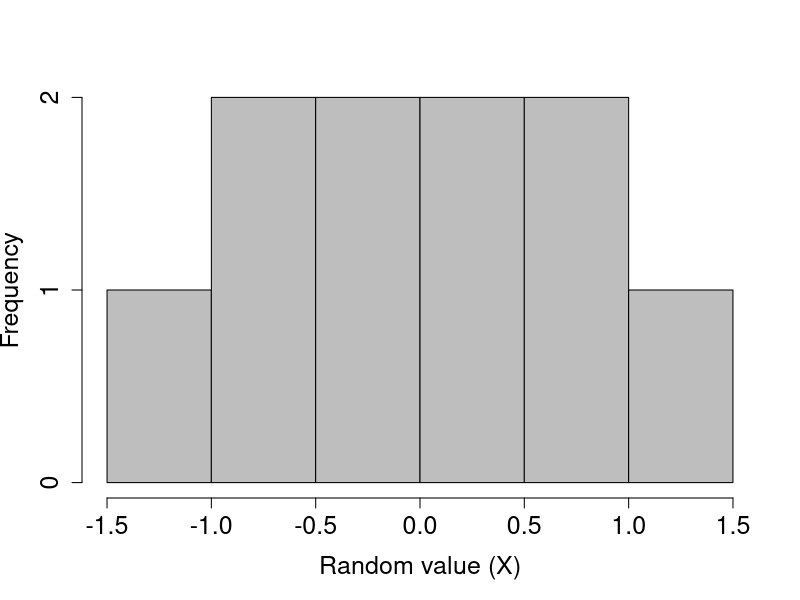
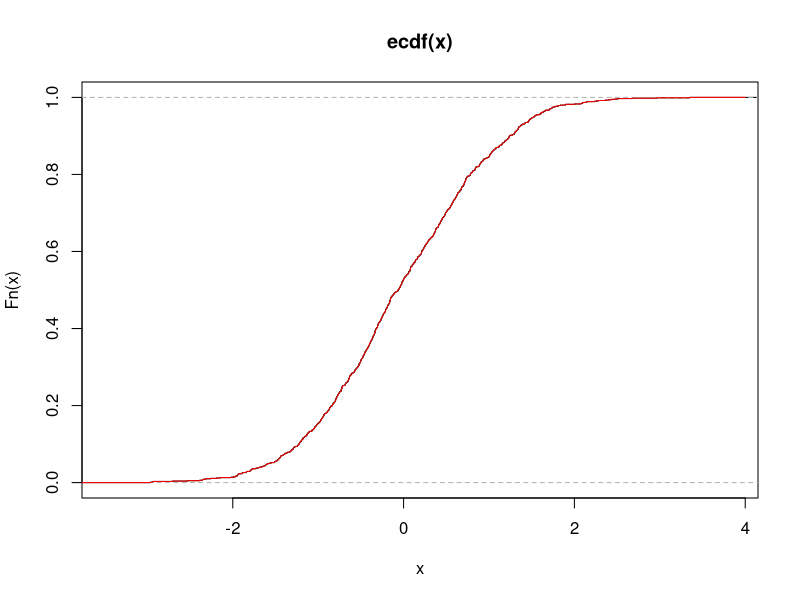

Generate these figures, in order, with R:
#clear global environment
rm(list = ls())

rand_norm <- rnorm(n = 10, mean = 0, sd = 1)

hist(rand_norm, xlab = "Random value (X)", col = "grey",
     main = "", cex.lab = 1.5, cex.axis = 1.5)

qnorm(0.05)
qnorm(0.95)
qnorm(0.975)

monte_carlo_normal <- function(N, sample_size, alpha, mu, sigma){
  count <- 0
  for (i in 1:N ) {
    rand_norm <- rnorm(n = sample_size, mean = mu, sd = sigma)
    CI_lower <- (mean(rand_norm)-(qnorm((1-(alpha/2)))*(sqrt(variance(rand_norm))/sqrt(sample_size))))
    CI_upper <- (mean(rand_norm)+(qnorm((1-(alpha/2)))*(sqrt(variance(rand_norm))/sqrt(sample_size))))
    if (mu >= CI_lower && mu <= CI_upper) {
    count <- count + 1
    }
  }
  coverage <- count/N
}
# As N increases then coverage should converge to 1-alpha by LLN
# Plot the coverage as N increases and as sample size increases

#Empirical Distribution Function implementation
edf <- function(x, increment) {
  out<-numeric(length(increment))
  length <- length(increment) #To stop it from recalculating this in the loop
  for(i in 1:length) {
    indicator <- as.numeric(x<=increment[i])
    out[i] <- sum(indicator)/length(increment)
  }
  out
}

# test to see if the EDF function matches the base R one
x <- rnorm(1000)
plot(ecdf(x))
lines(seq(-4, 4, length=1000), 
      edf(x, seq(-4, 4, length=1000)), 
      col='red')

#Sampling from data with replacement
sample_edf <- function(x, n){ 
  out <- rep(0, n)
  values <- floor(runif(n, min = 1, max = length(x)))
  for (i in 1:n){
    out[i] <- x[values[i]]
  }
  return(out)
}

#Makes bootstrap sample as an B by n matrix
make_boot_sample <- function(x, n, B){ 
  out <- matrix(0, nrow = B, ncol = n)
  for (b in 1:B){
    out[b,] <- sample_edf(x, n)
  }
  return(out)
}

#Performs a Block Bootstrap Sample
block_sampler <- function(x, n, k) {
  n_b <- ceiling(n/k) #Number of blocks in sample
  out <- list()
  start_indices <- floor(runif(n_b, min = 1, max = length(x)-k+1))
  
  for(i in 1:n_b){
    start <- start_indices[i]
    length_list <- length(out)
    if (length_list + k > n){ #Cuts off the last block
      out <- append(out, x[start:(start+n-length_list-1)])
      return(unlist(out))
    }
    
    else if (length_list == n){
      return(unlist(out))
    }
    
    else { #Adds block to list
      test <- x[start:(start+k-1)]
      out <- append(out, x[start:(start+k-1)])
    }
  }
    
  return(unlist(out))
}

#Makes the block sample as a B by n matrix
make_block_sample <- function(x, n, k, B){
  out <- matrix(0, nrow = B, ncol = n)
  for (b in 1:B){
    out[b,] <- block_sampler(x, n, k)
  }
  return(out)
}
